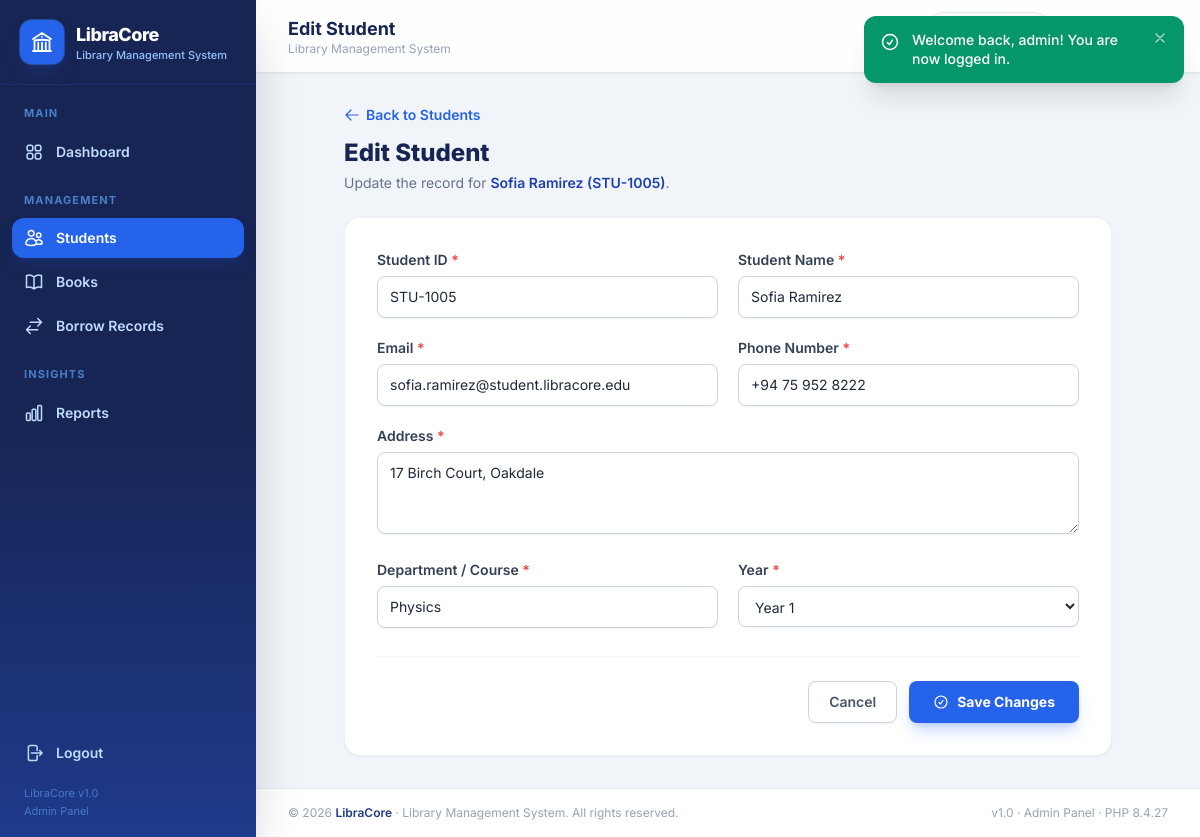
Page /students/edit.php?id=5 (signed in) on the committed database.
### tables this page shows
CREATE TABLE `students` (
  `id`         INT UNSIGNED     NOT NULL AUTO_INCREMENT,
  `student_id` VARCHAR(30)      NOT NULL,
  `name`       VARCHAR(100)     NOT NULL,
  `email`      VARCHAR(120)     NOT NULL,
  `phone`      VARCHAR(25)      NOT NULL,
  `address`    VARCHAR(255)     NOT NULL,
  `department` VARCHAR(100)     NOT NULL,
  `year`       TINYINT UNSIGNED NOT NULL DEFAULT 1,
  `created_at` TIMESTAMP        NOT NULL DEFAULT CURRENT_TIMESTAMP,
  `updated_at` TIMESTAMP        NOT NULL DEFAULT CURRENT_TIMESTAMP ON UPDATE CURRENT_TIMESTAMP,
  PRIMARY KEY (`id`),
  UNIQUE KEY `uq_students_student_id` (`student_id`),
  KEY `idx_students_name` (`name`),
  KEY `idx_students_department` (`department`)
);

### students/edit.php (the view, shortened to what this page needs)
<?php
require_once __DIR__ . '/../includes/auth_check.php';
$id      = (int)($_GET['id'] ?? $_POST['id'] ?? 0);
$stmt    = $pdo->prepare('SELECT * FROM students WHERE id = :id');
$stmt->execute([':id' => $id]);
$student = $stmt->fetch();
$errors = [];
include __DIR__ . '/../includes/header.php';
?>
<div class="mx-auto max-w-3xl">
    <div class="mb-6">
        <a href="<?= url('students/index.php') ?>" class="inline-flex items-center gap-1.5 text-sm font-semibold text-blue-600 transition hover:text-blue-800 hover:underline">
            <?= icon('back', 'h-4 w-4') ?> Back to Students
        </a>
        <h2 class="mt-2 text-xl font-extrabold text-blue-950 sm:text-2xl">Edit Student</h2>
        <p class="mt-1 text-sm text-slate-500">Update the record for <span class="font-semibold text-blue-800"><?= e($student['name']) ?> (<?= e($student['student_id']) ?>)</span>.</p>
    </div>
    <form method="post" action="<?= e($_SERVER['PHP_SELF']) . '?id=' . $id ?>" novalidate data-validate
          class="rounded-2xl border border-slate-200/70 bg-white p-6 shadow-sm sm:p-8">
        <div class="grid grid-cols-1 gap-5 md:grid-cols-2">
            <div>
                <label for="student_id" class="mb-1.5 block text-sm font-semibold text-slate-700">Student ID <span class="text-red-500">*</span></label>
                <input type="text" id="student_id" name="student_id" value="<?= old_value('student_id', $student['student_id']) ?>"
                       class="<?= input_class($errors, 'student_id') ?>">
            </div>
            <div>
                <label for="name" class="mb-1.5 block text-sm font-semibold text-slate-700">Student Name <span class="text-red-500">*</span></label>
                <input type="text" id="name" name="name" value="<?= old_value('name', $student['name']) ?>"
                       class="<?= input_class($errors, 'name') ?>">
            </div>
            <div>
                <label for="email" class="mb-1.5 block text-sm font-semibold text-slate-700">Email <span class="text-red-500">*</span></label>
                <input type="email" id="email" name="email" value="<?= old_value('email', $student['email']) ?>"
                       class="<?= input_class($errors, 'email') ?>">
            </div>
            <div>
                <label for="phone" class="mb-1.5 block text-sm font-semibold text-slate-700">Phone Number <span class="text-red-500">*</span></label>
                <input type="tel" id="phone" name="phone" value="<?= old_value('phone', $student['phone']) ?>"
                       class="<?= input_class($errors, 'phone') ?>">
            </div>
            <div class="md:col-span-2">
                <label for="address" class="mb-1.5 block text-sm font-semibold text-slate-700">Address <span class="text-red-500">*</span></label>
                <textarea id="address" name="address" rows="3"
                          class="<?= input_class($errors, 'address') ?> resize-y"><?= old_value('address', $student['address']) ?></textarea>
            </div>
            <div>
                <label for="department" class="mb-1.5 block text-sm font-semibold text-slate-700">Department / Course <span class="text-red-500">*</span></label>
                <input type="text" id="department" name="department" list="departments" value="<?= old_value('department', $student['department']) ?>"
                       class="<?= input_class($errors, 'department') ?>">
            </div>
            <div>
                <label for="year" class="mb-1.5 block text-sm font-semibold text-slate-700">Year <span class="text-red-500">*</span></label>
                <select id="year" name="year" class="<?= input_class($errors, 'year') ?>">
                    <?php $selYear = $_POST['year'] ?? $student['year']; ?>
                    <?php foreach ([1, 2, 3, 4, 5] as $y): ?>
                        <option value="<?= $y ?>" <?= (string)$selYear === (string)$y ? 'selected' : '' ?>>Year <?= $y ?></option>
                    <?php endforeach; ?>
                </select>
            </div>
        </div>
        <div class="mt-7 flex flex-col-reverse gap-3 border-t border-slate-100 pt-6 sm:flex-row sm:justify-end">
            <a href="<?= url('students/view.php?id=' . $id) ?>"
               class="inline-flex items-center justify-center gap-2 rounded-lg border border-slate-300 bg-white px-5 py-2.5 text-sm font-semibold text-slate-600 shadow-sm transition hover:bg-slate-50 focus:outline-none focus-visible:ring-2 focus-visible:ring-blue-400">
                Cancel
            </a>
            <button type="submit"
                    class="inline-flex items-center justify-center gap-2 rounded-lg bg-blue-600 px-6 py-2.5 text-sm font-bold text-white shadow-lg shadow-blue-600/25 transition hover:bg-blue-700 focus:outline-none focus-visible:ring-2 focus-visible:ring-blue-400 active:scale-[.99]">
                <?= icon('check', 'h-4 w-4') ?> Save Changes
            </button>
        </div>
    </form>
</div>
<?php include __DIR__ . '/../includes/footer.php'; ?>

### includes/header.php (style rules this page uses)
body { font-family: 'Inter', ui-sans-serif, system-ui, sans-serif; }

### rows in the picture
students: name "Sofia Ramirez", student "STU-1005", student_id "STU-1005", email "sofia.ramirez@student.libracore.edu", phone "+94 75 952 8222", address "17 Birch Court, Oakdale", department "Physics", year "Year 1"

### other values in the picture
$label "Dashboard Students Books Borrow Records Reports"
$page_title "Edit Student"
$fl['message'] "Welcome back, admin! You are now logged in."
PHP_VERSION "8.4.27"
